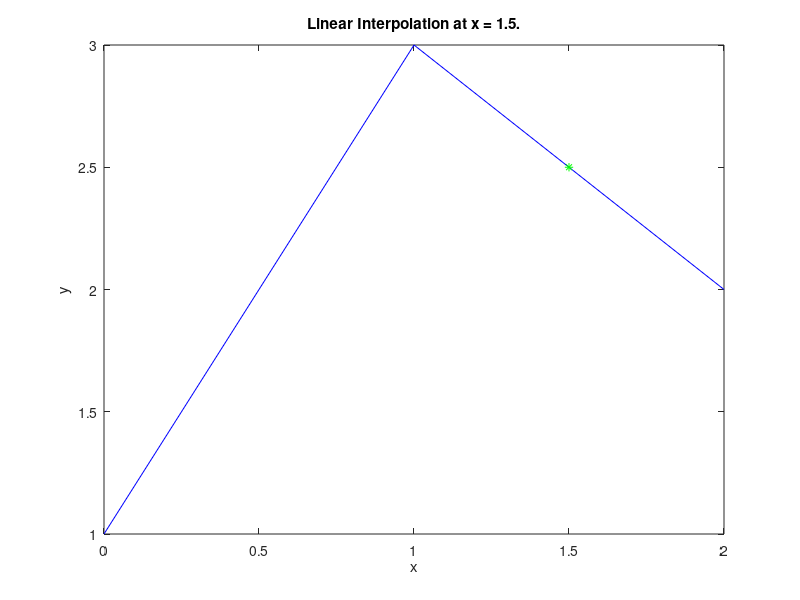

Write the MATLAB code that produced this figure.
% Script showing Linear Interpolation.
% Author: Chris B. Kirov
% Date: 23.09.2017  

x = [0,1,2];                                                            % data set.
y = [1,3,2];

x0 = 1.5;                                                                % use Linear Interpolation to get y0 from x0.
y0 = interp1(x, y,  x0)                                           

plot(x, y, 'b', x0, y0, 'g*')
xlabel('x')
ylabel('y')
title('Linear Interpolation at x = 1.5.')
